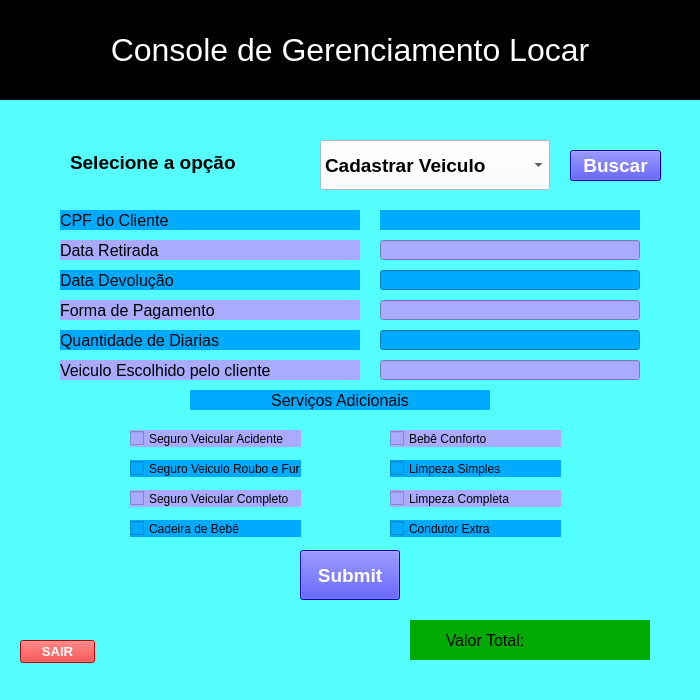
<?xml version="1.0" encoding="UTF-8"?>
<ui version="4.0">
 <class>Locar_Cadastro_Veiculo</class>
 <widget class="QMainWindow" name="Locar_Cadastro_Veiculo">
  <property name="geometry">
   <rect>
    <x>0</x>
    <y>0</y>
    <width>700</width>
    <height>700</height>
   </rect>
  </property>
  <property name="minimumSize">
   <size>
    <width>700</width>
    <height>700</height>
   </size>
  </property>
  <property name="maximumSize">
   <size>
    <width>700</width>
    <height>750</height>
   </size>
  </property>
  <property name="windowTitle">
   <string>Locar</string>
  </property>
  <property name="styleSheet">
   <string notr="true">background-color: rgb(255, 255, 255);
background-color: rgb(85, 255, 255);
</string>
  </property>
  <widget class="QWidget" name="centralwidget">
   <widget class="QLabel" name="subtitulo_console">
    <property name="geometry">
     <rect>
      <x>0</x>
      <y>0</y>
      <width>700</width>
      <height>100</height>
     </rect>
    </property>
    <property name="sizePolicy">
     <sizepolicy hsizetype="Preferred" vsizetype="Preferred">
      <horstretch>0</horstretch>
      <verstretch>0</verstretch>
     </sizepolicy>
    </property>
    <property name="minimumSize">
     <size>
      <width>700</width>
      <height>100</height>
     </size>
    </property>
    <property name="maximumSize">
     <size>
      <width>700</width>
      <height>100</height>
     </size>
    </property>
    <property name="font">
     <font>
      <pointsize>24</pointsize>
     </font>
    </property>
    <property name="styleSheet">
     <string notr="true">background-color: rgb(0, 0, 0);
color: rgb(255, 255, 255);</string>
    </property>
    <property name="lineWidth">
     <number>8</number>
    </property>
    <property name="midLineWidth">
     <number>5</number>
    </property>
    <property name="text">
     <string>Console de Gerenciamento Locar</string>
    </property>
    <property name="textFormat">
     <enum>Qt::PlainText</enum>
    </property>
    <property name="scaledContents">
     <bool>false</bool>
    </property>
    <property name="alignment">
     <set>Qt::AlignCenter</set>
    </property>
   </widget>
   <widget class="QPushButton" name="pushButton">
    <property name="geometry">
     <rect>
      <x>570</x>
      <y>150</y>
      <width>91</width>
      <height>31</height>
     </rect>
    </property>
    <property name="font">
     <font>
      <pointsize>14</pointsize>
      <weight>75</weight>
      <bold>true</bold>
     </font>
    </property>
    <property name="styleSheet">
     <string notr="true">background-color: rgb(0, 0, 255);
color: rgb(255, 255, 255);</string>
    </property>
    <property name="text">
     <string>Buscar</string>
    </property>
   </widget>
   <widget class="QLabel" name="texto_selecione_opcao">
    <property name="geometry">
     <rect>
      <x>70</x>
      <y>140</y>
      <width>180</width>
      <height>45</height>
     </rect>
    </property>
    <property name="minimumSize">
     <size>
      <width>180</width>
      <height>45</height>
     </size>
    </property>
    <property name="maximumSize">
     <size>
      <width>160</width>
      <height>45</height>
     </size>
    </property>
    <property name="font">
     <font>
      <pointsize>14</pointsize>
      <weight>75</weight>
      <bold>true</bold>
     </font>
    </property>
    <property name="styleSheet">
     <string notr="true"/>
    </property>
    <property name="text">
     <string>Selecione a opção</string>
    </property>
   </widget>
   <widget class="QLabel" name="label7">
    <property name="geometry">
     <rect>
      <x>190</x>
      <y>390</y>
      <width>300</width>
      <height>20</height>
     </rect>
    </property>
    <property name="minimumSize">
     <size>
      <width>300</width>
      <height>20</height>
     </size>
    </property>
    <property name="maximumSize">
     <size>
      <width>300</width>
      <height>20</height>
     </size>
    </property>
    <property name="font">
     <font>
      <pointsize>12</pointsize>
      <weight>50</weight>
      <bold>false</bold>
     </font>
    </property>
    <property name="styleSheet">
     <string notr="true">background-color: rgb(0, 170, 255);</string>
    </property>
    <property name="text">
     <string>Serviços Adicionais</string>
    </property>
    <property name="alignment">
     <set>Qt::AlignCenter</set>
    </property>
   </widget>
   <widget class="QLineEdit" name="lineEdit">
    <property name="geometry">
     <rect>
      <x>380</x>
      <y>240</y>
      <width>260</width>
      <height>20</height>
     </rect>
    </property>
    <property name="minimumSize">
     <size>
      <width>260</width>
      <height>20</height>
     </size>
    </property>
    <property name="maximumSize">
     <size>
      <width>260</width>
      <height>20</height>
     </size>
    </property>
    <property name="styleSheet">
     <string notr="true">background-color: rgb(170, 170, 255);
</string>
    </property>
    <property name="text">
     <string/>
    </property>
   </widget>
   <widget class="QLabel" name="label4">
    <property name="geometry">
     <rect>
      <x>60</x>
      <y>330</y>
      <width>300</width>
      <height>20</height>
     </rect>
    </property>
    <property name="minimumSize">
     <size>
      <width>300</width>
      <height>20</height>
     </size>
    </property>
    <property name="maximumSize">
     <size>
      <width>300</width>
      <height>20</height>
     </size>
    </property>
    <property name="font">
     <font>
      <pointsize>12</pointsize>
      <weight>50</weight>
      <bold>false</bold>
     </font>
    </property>
    <property name="styleSheet">
     <string notr="true">background-color: rgb(0, 170, 255);</string>
    </property>
    <property name="text">
     <string>Quantidade de Diarias</string>
    </property>
    <property name="alignment">
     <set>Qt::AlignLeading|Qt::AlignLeft|Qt::AlignVCenter</set>
    </property>
   </widget>
   <widget class="QCheckBox" name="checkBox_9">
    <property name="geometry">
     <rect>
      <x>130</x>
      <y>460</y>
      <width>171</width>
      <height>17</height>
     </rect>
    </property>
    <property name="styleSheet">
     <string notr="true">background-color: rgb(0, 170, 255);</string>
    </property>
    <property name="text">
     <string>Seguro Veiculo Roubo e Furto</string>
    </property>
   </widget>
   <widget class="QCheckBox" name="checkBox_2">
    <property name="geometry">
     <rect>
      <x>130</x>
      <y>490</y>
      <width>171</width>
      <height>17</height>
     </rect>
    </property>
    <property name="styleSheet">
     <string notr="true">background-color: rgb(170, 170, 255);</string>
    </property>
    <property name="text">
     <string>Seguro Veicular Completo</string>
    </property>
   </widget>
   <widget class="QCheckBox" name="checkBox">
    <property name="geometry">
     <rect>
      <x>130</x>
      <y>430</y>
      <width>171</width>
      <height>17</height>
     </rect>
    </property>
    <property name="styleSheet">
     <string notr="true">background-color: rgb(170, 170, 255);</string>
    </property>
    <property name="text">
     <string>Seguro Veicular Acidente</string>
    </property>
   </widget>
   <widget class="QLineEdit" name="lineEdit_2">
    <property name="geometry">
     <rect>
      <x>380</x>
      <y>270</y>
      <width>260</width>
      <height>20</height>
     </rect>
    </property>
    <property name="minimumSize">
     <size>
      <width>260</width>
      <height>20</height>
     </size>
    </property>
    <property name="maximumSize">
     <size>
      <width>260</width>
      <height>20</height>
     </size>
    </property>
    <property name="styleSheet">
     <string notr="true">background-color: rgb(0, 170, 255);</string>
    </property>
    <property name="text">
     <string/>
    </property>
   </widget>
   <widget class="QLabel" name="label3">
    <property name="geometry">
     <rect>
      <x>60</x>
      <y>300</y>
      <width>300</width>
      <height>20</height>
     </rect>
    </property>
    <property name="minimumSize">
     <size>
      <width>300</width>
      <height>20</height>
     </size>
    </property>
    <property name="maximumSize">
     <size>
      <width>300</width>
      <height>20</height>
     </size>
    </property>
    <property name="font">
     <font>
      <pointsize>12</pointsize>
      <weight>50</weight>
      <bold>false</bold>
     </font>
    </property>
    <property name="styleSheet">
     <string notr="true">background-color: rgb(170, 170, 255);</string>
    </property>
    <property name="text">
     <string>Forma de Pagamento</string>
    </property>
    <property name="alignment">
     <set>Qt::AlignLeading|Qt::AlignLeft|Qt::AlignVCenter</set>
    </property>
   </widget>
   <widget class="QLineEdit" name="lineEdit_4">
    <property name="geometry">
     <rect>
      <x>380</x>
      <y>330</y>
      <width>260</width>
      <height>20</height>
     </rect>
    </property>
    <property name="minimumSize">
     <size>
      <width>260</width>
      <height>20</height>
     </size>
    </property>
    <property name="maximumSize">
     <size>
      <width>260</width>
      <height>20</height>
     </size>
    </property>
    <property name="styleSheet">
     <string notr="true">background-color: rgb(0, 170, 255);</string>
    </property>
    <property name="text">
     <string/>
    </property>
   </widget>
   <widget class="QLabel" name="label6">
    <property name="geometry">
     <rect>
      <x>60</x>
      <y>360</y>
      <width>300</width>
      <height>20</height>
     </rect>
    </property>
    <property name="minimumSize">
     <size>
      <width>300</width>
      <height>20</height>
     </size>
    </property>
    <property name="maximumSize">
     <size>
      <width>300</width>
      <height>20</height>
     </size>
    </property>
    <property name="font">
     <font>
      <pointsize>12</pointsize>
      <weight>50</weight>
      <bold>false</bold>
     </font>
    </property>
    <property name="styleSheet">
     <string notr="true">background-color: rgb(170, 170, 255);</string>
    </property>
    <property name="text">
     <string>Veiculo Escolhido pelo cliente</string>
    </property>
    <property name="alignment">
     <set>Qt::AlignLeading|Qt::AlignLeft|Qt::AlignVCenter</set>
    </property>
   </widget>
   <widget class="QLineEdit" name="lineEdit_3">
    <property name="geometry">
     <rect>
      <x>380</x>
      <y>300</y>
      <width>260</width>
      <height>20</height>
     </rect>
    </property>
    <property name="minimumSize">
     <size>
      <width>260</width>
      <height>20</height>
     </size>
    </property>
    <property name="maximumSize">
     <size>
      <width>260</width>
      <height>20</height>
     </size>
    </property>
    <property name="styleSheet">
     <string notr="true">background-color: rgb(170, 170, 255);</string>
    </property>
    <property name="text">
     <string/>
    </property>
   </widget>
   <widget class="QCheckBox" name="checkBox_6">
    <property name="geometry">
     <rect>
      <x>390</x>
      <y>430</y>
      <width>171</width>
      <height>17</height>
     </rect>
    </property>
    <property name="styleSheet">
     <string notr="true">background-color: rgb(170, 170, 255);</string>
    </property>
    <property name="text">
     <string>Bebê Conforto</string>
    </property>
   </widget>
   <widget class="QLabel" name="label2">
    <property name="geometry">
     <rect>
      <x>60</x>
      <y>270</y>
      <width>300</width>
      <height>20</height>
     </rect>
    </property>
    <property name="minimumSize">
     <size>
      <width>300</width>
      <height>20</height>
     </size>
    </property>
    <property name="maximumSize">
     <size>
      <width>300</width>
      <height>20</height>
     </size>
    </property>
    <property name="font">
     <font>
      <pointsize>12</pointsize>
      <weight>50</weight>
      <bold>false</bold>
     </font>
    </property>
    <property name="styleSheet">
     <string notr="true">background-color: rgb(0, 170, 255);</string>
    </property>
    <property name="text">
     <string>Data Devolução</string>
    </property>
    <property name="alignment">
     <set>Qt::AlignLeading|Qt::AlignLeft|Qt::AlignVCenter</set>
    </property>
   </widget>
   <widget class="QCheckBox" name="checkBox_12">
    <property name="geometry">
     <rect>
      <x>390</x>
      <y>520</y>
      <width>171</width>
      <height>17</height>
     </rect>
    </property>
    <property name="styleSheet">
     <string notr="true">background-color: rgb(0, 170, 255);</string>
    </property>
    <property name="text">
     <string>Condutor Extra</string>
    </property>
   </widget>
   <widget class="QCheckBox" name="checkBox_10">
    <property name="geometry">
     <rect>
      <x>130</x>
      <y>520</y>
      <width>171</width>
      <height>17</height>
     </rect>
    </property>
    <property name="styleSheet">
     <string notr="true">background-color: rgb(0, 170, 255);</string>
    </property>
    <property name="text">
     <string>Cadeira de Bebê</string>
    </property>
   </widget>
   <widget class="QLabel" name="label1">
    <property name="geometry">
     <rect>
      <x>60</x>
      <y>240</y>
      <width>300</width>
      <height>20</height>
     </rect>
    </property>
    <property name="minimumSize">
     <size>
      <width>300</width>
      <height>20</height>
     </size>
    </property>
    <property name="maximumSize">
     <size>
      <width>300</width>
      <height>20</height>
     </size>
    </property>
    <property name="font">
     <font>
      <pointsize>12</pointsize>
      <weight>50</weight>
      <bold>false</bold>
     </font>
    </property>
    <property name="styleSheet">
     <string notr="true">background-color: rgb(170, 170, 255);</string>
    </property>
    <property name="text">
     <string>Data Retirada</string>
    </property>
    <property name="alignment">
     <set>Qt::AlignLeading|Qt::AlignLeft|Qt::AlignVCenter</set>
    </property>
   </widget>
   <widget class="QLineEdit" name="lineEdit_6">
    <property name="geometry">
     <rect>
      <x>380</x>
      <y>360</y>
      <width>260</width>
      <height>20</height>
     </rect>
    </property>
    <property name="minimumSize">
     <size>
      <width>260</width>
      <height>20</height>
     </size>
    </property>
    <property name="maximumSize">
     <size>
      <width>260</width>
      <height>20</height>
     </size>
    </property>
    <property name="styleSheet">
     <string notr="true">background-color: rgb(170, 170, 255);</string>
    </property>
    <property name="text">
     <string/>
    </property>
   </widget>
   <widget class="QCheckBox" name="checkBox_5">
    <property name="geometry">
     <rect>
      <x>390</x>
      <y>490</y>
      <width>171</width>
      <height>17</height>
     </rect>
    </property>
    <property name="styleSheet">
     <string notr="true">background-color: rgb(170, 170, 255);</string>
    </property>
    <property name="text">
     <string>Limpeza Completa</string>
    </property>
   </widget>
   <widget class="QCheckBox" name="checkBox_13">
    <property name="geometry">
     <rect>
      <x>390</x>
      <y>460</y>
      <width>171</width>
      <height>17</height>
     </rect>
    </property>
    <property name="styleSheet">
     <string notr="true">background-color: rgb(0, 170, 255);</string>
    </property>
    <property name="text">
     <string>Limpeza Simples</string>
    </property>
   </widget>
   <widget class="QLabel" name="label5">
    <property name="geometry">
     <rect>
      <x>60</x>
      <y>210</y>
      <width>300</width>
      <height>20</height>
     </rect>
    </property>
    <property name="minimumSize">
     <size>
      <width>300</width>
      <height>20</height>
     </size>
    </property>
    <property name="maximumSize">
     <size>
      <width>300</width>
      <height>20</height>
     </size>
    </property>
    <property name="font">
     <font>
      <pointsize>12</pointsize>
      <weight>50</weight>
      <bold>false</bold>
     </font>
    </property>
    <property name="styleSheet">
     <string notr="true">background-color: rgb(0, 170, 255);</string>
    </property>
    <property name="text">
     <string>CPF do Cliente</string>
    </property>
    <property name="alignment">
     <set>Qt::AlignLeading|Qt::AlignLeft|Qt::AlignVCenter</set>
    </property>
   </widget>
   <widget class="QLabel" name="label7_2">
    <property name="geometry">
     <rect>
      <x>410</x>
      <y>620</y>
      <width>150</width>
      <height>40</height>
     </rect>
    </property>
    <property name="minimumSize">
     <size>
      <width>150</width>
      <height>40</height>
     </size>
    </property>
    <property name="maximumSize">
     <size>
      <width>150</width>
      <height>20</height>
     </size>
    </property>
    <property name="font">
     <font>
      <pointsize>12</pointsize>
      <weight>50</weight>
      <bold>false</bold>
     </font>
    </property>
    <property name="styleSheet">
     <string notr="true">background-color: rgb(0, 170, 0);</string>
    </property>
    <property name="text">
     <string>Valor Total:</string>
    </property>
    <property name="alignment">
     <set>Qt::AlignCenter</set>
    </property>
   </widget>
   <widget class="QPushButton" name="pushButton_2">
    <property name="geometry">
     <rect>
      <x>300</x>
      <y>550</y>
      <width>100</width>
      <height>50</height>
     </rect>
    </property>
    <property name="minimumSize">
     <size>
      <width>100</width>
      <height>50</height>
     </size>
    </property>
    <property name="maximumSize">
     <size>
      <width>100</width>
      <height>50</height>
     </size>
    </property>
    <property name="font">
     <font>
      <pointsize>14</pointsize>
      <weight>75</weight>
      <bold>true</bold>
     </font>
    </property>
    <property name="styleSheet">
     <string notr="true">background-color: rgb(0, 0, 255);
color: rgb(255, 255, 255);</string>
    </property>
    <property name="text">
     <string>Submit</string>
    </property>
   </widget>
   <widget class="QLabel" name="label7_3">
    <property name="geometry">
     <rect>
      <x>560</x>
      <y>620</y>
      <width>90</width>
      <height>40</height>
     </rect>
    </property>
    <property name="minimumSize">
     <size>
      <width>90</width>
      <height>40</height>
     </size>
    </property>
    <property name="maximumSize">
     <size>
      <width>90</width>
      <height>40</height>
     </size>
    </property>
    <property name="font">
     <font>
      <pointsize>12</pointsize>
      <weight>50</weight>
      <bold>false</bold>
     </font>
    </property>
    <property name="styleSheet">
     <string notr="true">background-color: rgb(0, 170, 0);</string>
    </property>
    <property name="text">
     <string/>
    </property>
    <property name="alignment">
     <set>Qt::AlignCenter</set>
    </property>
   </widget>
   <widget class="QLabel" name="label">
    <property name="geometry">
     <rect>
      <x>380</x>
      <y>210</y>
      <width>260</width>
      <height>20</height>
     </rect>
    </property>
    <property name="minimumSize">
     <size>
      <width>260</width>
      <height>20</height>
     </size>
    </property>
    <property name="maximumSize">
     <size>
      <width>260</width>
      <height>20</height>
     </size>
    </property>
    <property name="styleSheet">
     <string notr="true">background-color: rgb(0, 170, 255);</string>
    </property>
    <property name="text">
     <string/>
    </property>
   </widget>
   <widget class="QPushButton" name="pushButton_3">
    <property name="geometry">
     <rect>
      <x>20</x>
      <y>640</y>
      <width>75</width>
      <height>23</height>
     </rect>
    </property>
    <property name="font">
     <font>
      <pointsize>10</pointsize>
      <weight>75</weight>
      <bold>true</bold>
     </font>
    </property>
    <property name="styleSheet">
     <string notr="true">background-color: rgb(255, 0, 0);
color: rgb(255, 255, 255);
border-color: rgb(255, 0, 255);</string>
    </property>
    <property name="text">
     <string>SAIR</string>
    </property>
   </widget>
   <widget class="QComboBox" name="opcoes_combo_box">
    <property name="geometry">
     <rect>
      <x>320</x>
      <y>140</y>
      <width>230</width>
      <height>50</height>
     </rect>
    </property>
    <property name="minimumSize">
     <size>
      <width>230</width>
      <height>50</height>
     </size>
    </property>
    <property name="maximumSize">
     <size>
      <width>230</width>
      <height>50</height>
     </size>
    </property>
    <property name="font">
     <font>
      <pointsize>14</pointsize>
      <weight>75</weight>
      <bold>true</bold>
     </font>
    </property>
    <property name="layoutDirection">
     <enum>Qt::LeftToRight</enum>
    </property>
    <property name="autoFillBackground">
     <bool>false</bool>
    </property>
    <property name="styleSheet">
     <string notr="true">background-color: rgb(255, 255, 255);</string>
    </property>
    <item>
     <property name="text">
      <string>Cadastrar Veiculo</string>
     </property>
    </item>
    <item>
     <property name="text">
      <string>Cadastrar Reserva</string>
     </property>
    </item>
    <item>
     <property name="text">
      <string>Cadastrar Cliente</string>
     </property>
    </item>
    <item>
     <property name="text">
      <string>Consultar Veiculo</string>
     </property>
    </item>
    <item>
     <property name="text">
      <string>Consultar Reserva</string>
     </property>
    </item>
    <item>
     <property name="text">
      <string>Consultar Cliente</string>
     </property>
    </item>
   </widget>
  </widget>
  <widget class="QStatusBar" name="statusbar"/>
 </widget>
 <resources/>
 <connections/>
</ui>
